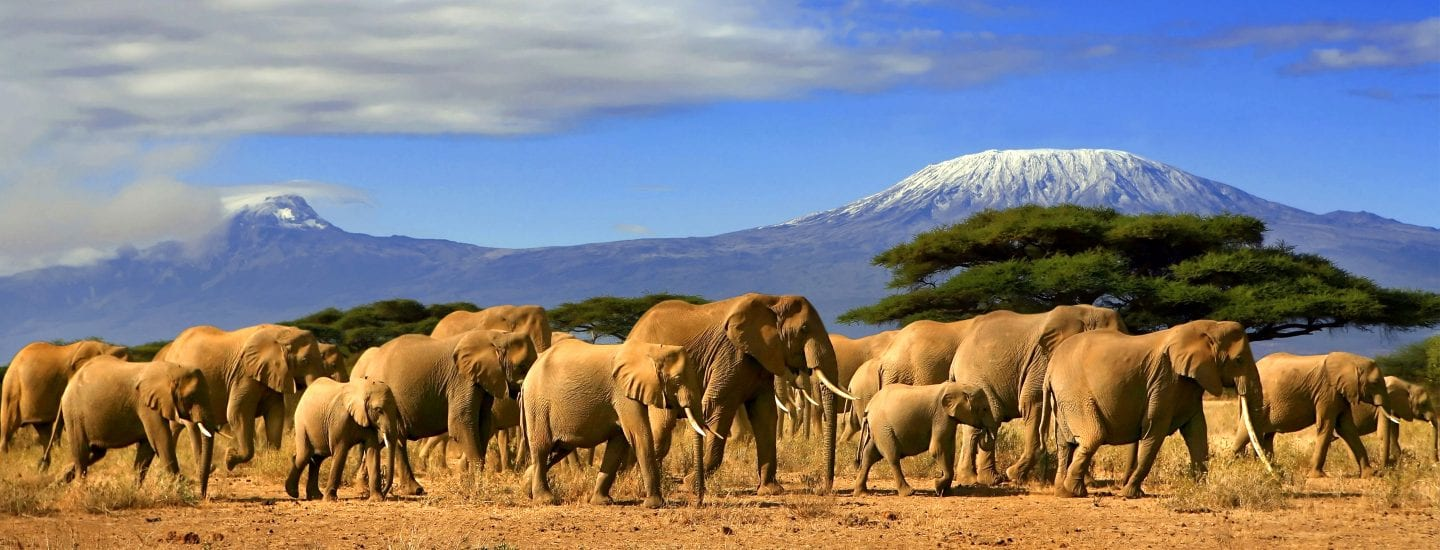
#> input picture elephant.jpeg, 1440 x 550 px
$ jupyter execute color_thresholding.ipynb
#> lines starting #> are read from the running program, lines starting #| are printed output that depends on the picture; after the words box and inside, x2 and y2 are one past the last pixel; in counts of white or black regions, pixels touching at a corner belong together
[cell 1]
# IN this we will study about the color thresholding means we will change the color of the image

--> STeps to change the color

1.> Read the image

2.> convert it into the hsv because if we get in hsv then by using only hue matrix we will select hte color and then replace it with the mask

3.> create mask for the color which we want to replace

4.> decide a upper  and lower limit according to the color which we want to change

5.> and relplace that mask with the color which we required

6.> then convert that it the hsv

7.> then convert it into the rgb

[cell 2]
import cv2
import numpy as np
import matplotlib.pyplot as plt

[cell 3]
# first read the image
deer_orgi= cv2.imread("./elephant.jpeg")
#> deer_orgi is the input picture: shape (550, 1440, 3); mean B, G, R 125.3, 127.5, 133

[cell 4]
# change it to hsv
deer_hsv=cv2.cvtColor(deer_orgi , cv2.COLOR_BGR2HSV)
#> deer_hsv: shape (550, 1440, 3); mean H, S, V 64.1, 134, 170.8
cv2.imshow('deer_hsv', deer_hsv)
cv2.imshow('deer', deer_orgi)
cv2.waitKey(0)
cv2.destroyAllWindows()

[cell 5]
print(plt.imshow(deer_hsv))
#| AxesImage(shape=(550, 1440, 3))
plt.axis("off")

[cell 6]
print(plt.imshow(deer_orgi))
#| AxesImage(shape=(550, 1440, 3))
plt.axis("off")
# this is an bgr image

[cell 7]
# to get original image convert it to the rgb
rgb_elephant=cv2.cvtColor(deer_orgi ,cv2.COLOR_BGR2RGB)
plt.imshow(rgb_elephant)
plt.axis("off")

[cell 8]
# now set upperlimit color and lower limit color so , we can make mask
lower_white=np.array([50 , 0 ,190])
upper_white=np.array([130 ,100 ,255])

[cell 9]
# now create a mask based on the value
# in this wwe will use hsv image
mask=cv2.inRange(deer_hsv ,lower_white ,upper_white)
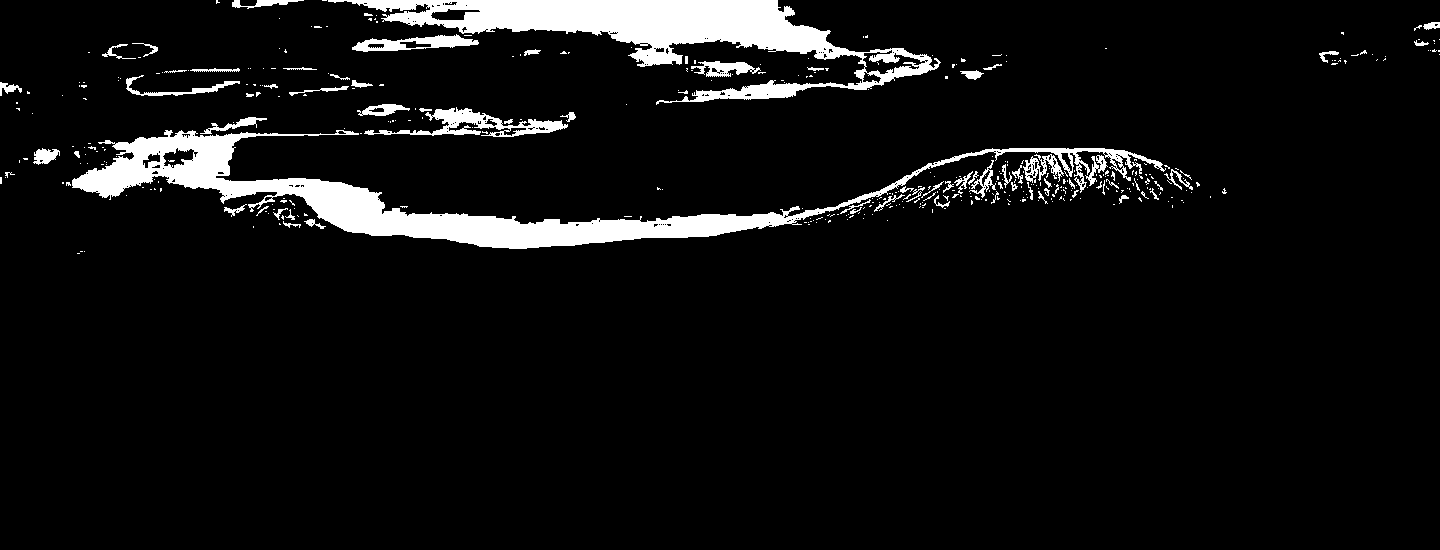
#> mask: shape (550, 1440); 6.6% white; 417 white regions (343 under 20 px), largest, box (x1, y1, x2, y2) and area: (72, 130, 1166, 249) 22517, (328, 0, 941, 105) 19117, (364, 107, 568, 137) 1984
print(mask)
#> (printed output is left out)

[cell 10]
plt.imshow(mask)

[cell 11]
# since now we got the color now we write code such that it replace the defined color  we want to change the white color to hte green color

[cell 12]
green_hsv=np.uint8([[[60 ,255 ,255]]])
green_bgr=cv2.cvtColor(green_hsv, cv2.COLOR_HSV2BGR)[0][0]   #here we are taking the third channel

[cell 13]
image_result = deer_orgi.copy()
image_result[mask>0] = green_bgr
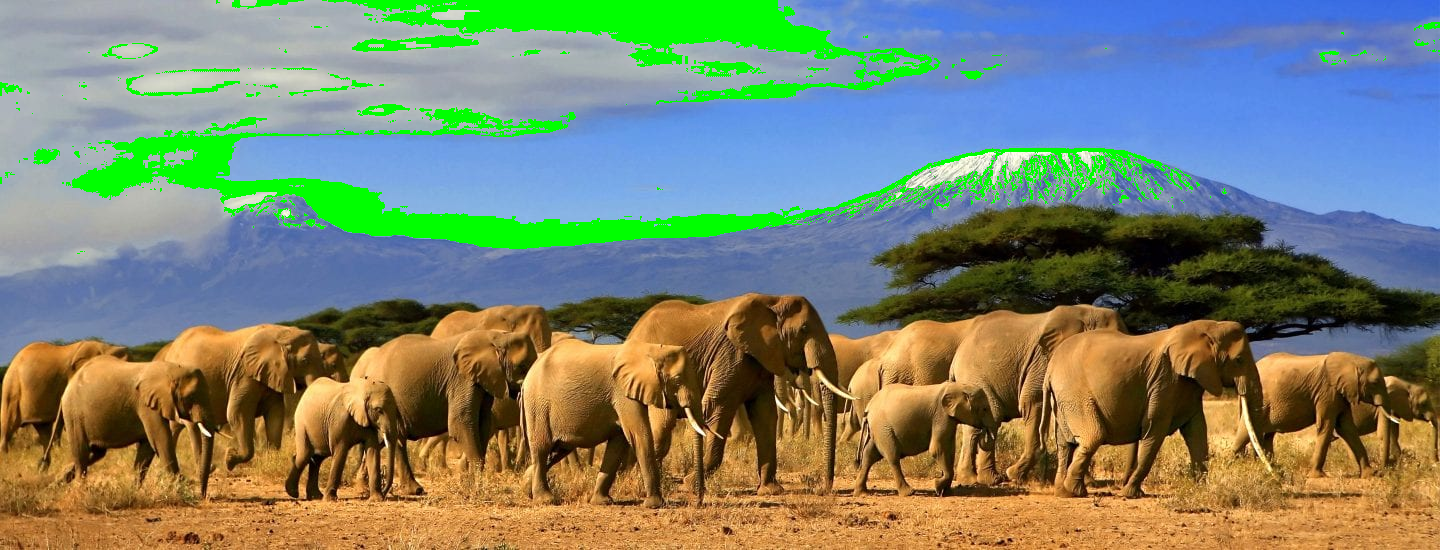
#> image_result: shape (550, 1440, 3); 6.63% of pixels changed, all inside (x1, y1, x2, y2) = (0, 0, 1440, 254)

[cell 14]
# in rgb
green_rgb= cv2.cvtColor(green_bgr , cv2.COLOR_BGR2RGB)

[cell 15]
# now replace the mask with the green_bgr
fig , axes = plt.subplots(1 ,3 ,figsize=(20,10))
axes[0].imshow(rgb_elephant)
axes[0].set_title("Elephant original")
axes[0].axis("off")

axes[1].imshow(mask)
axes[0].set_title("Elephant mask")
axes[0].axis("off")

axes[2].imshow(green_rgb)
axes[0].set_title("Elephant changed")
axes[0].axis("off")

plt.tight_layout()
plt.show()
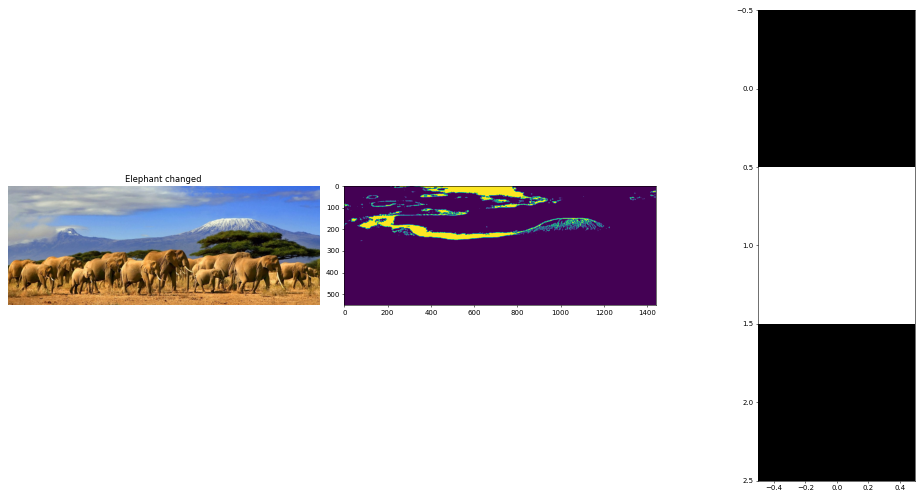
#> figure drawn by matplotlib, 3 panels

$ run again, with girorg.jpeg copied over elephant.jpeg
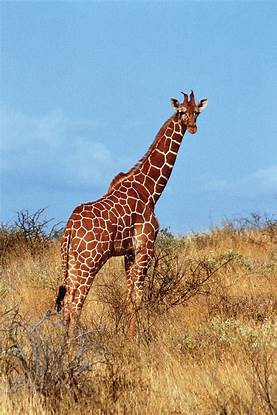
#> input picture girorg.jpeg, 277 x 415 px
#> deer_orgi is the input picture: shape (415, 277, 3); mean B, G, R 152, 153.4, 149.4
#> deer_hsv: shape (415, 277, 3); mean H, S, V 59.7, 124.3, 195.9
#| AxesImage(shape=(415, 277, 3))
#| AxesImage(shape=(415, 277, 3))
#> `mask=cv2.inRange(deer_hsv ,lower_white ,upper_white)`:
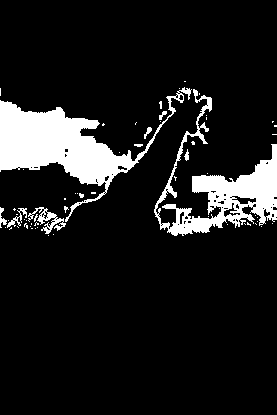
#> mask: shape (415, 277); 11.1% white; 62 white regions (53 under 20 px), largest, box (x1, y1, x2, y2) and area: (0, 87, 192, 222) 7101, (154, 89, 277, 236) 4826, (28, 207, 66, 234) 340
#> (printed output is left out)
#> image_result: shape (415, 277, 3); 11.13% of pixels changed, all inside (x1, y1, x2, y2) = (0, 81, 277, 236)
#> `plt.show()`:
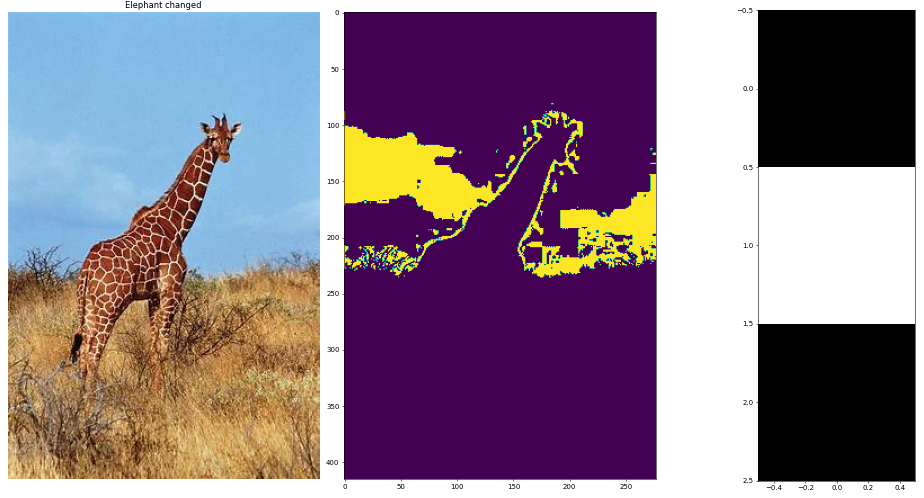
#> figure drawn by matplotlib, 3 panels

$ run again, with nature.jpeg copied over elephant.jpeg
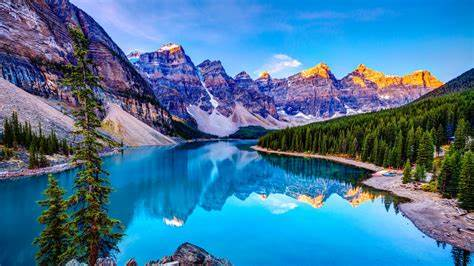
#> input picture nature.jpeg, 474 x 266 px
#> deer_orgi is the input picture: shape (266, 474, 3); mean B, G, R 156, 119.2, 67.6
#> deer_hsv: shape (266, 474, 3); mean H, S, V 96.7, 162.6, 164.8
#| AxesImage(shape=(266, 474, 3))
#| AxesImage(shape=(266, 474, 3))
#> `mask=cv2.inRange(deer_hsv ,lower_white ,upper_white)`:
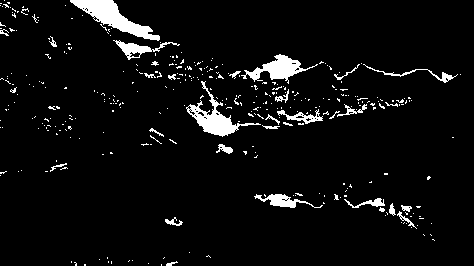
#> mask: shape (266, 474); 5.2% white; 348 white regions (316 under 20 px), largest, box (x1, y1, x2, y2) and area: (70, 0, 160, 41) 1272, (186, 81, 261, 137) 975, (241, 54, 318, 84) 808
#> (printed output is left out)
#> image_result: shape (266, 474, 3); 5.2% of pixels changed, all inside (x1, y1, x2, y2) = (0, 0, 461, 266)
#> `plt.show()`:
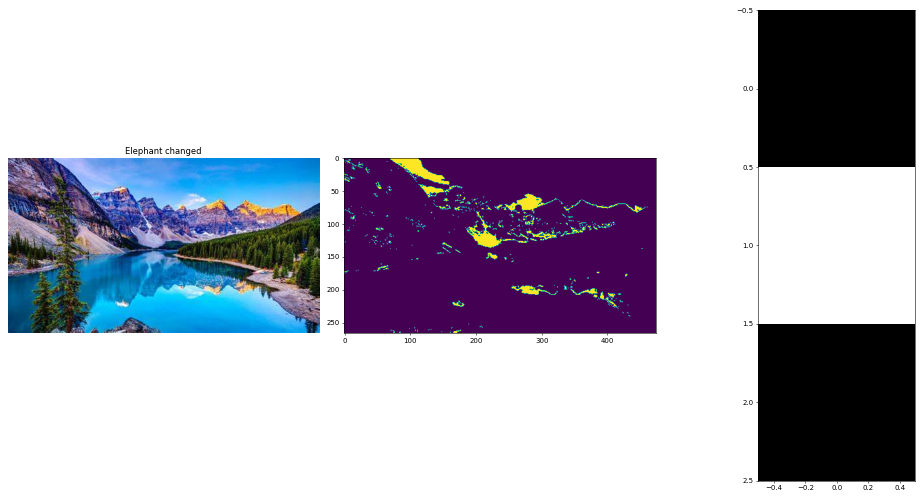
#> figure drawn by matplotlib, 3 panels
